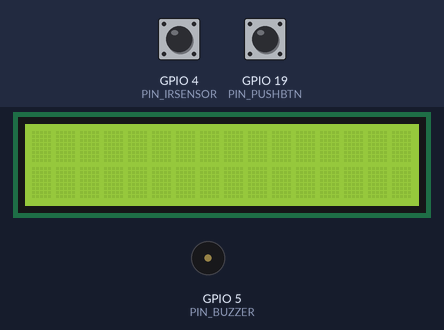
A sketch run on a simulated ESP32. On the bench: 16×2 character LCD, buzzer (waves = sounding, pin HIGH). The inputs (shaded band) are chosen by the test bench; at power-on: GPIO 19 (PIN_PUSHBTN) HIGH, GPIO 4 (PIN_IRSENSOR) HIGH. What the sketch prints to the serial monitor is not drawn.

Above: at 1.2 s.
1.3 s: GPIO 19 (PIN_PUSHBTN) pulled LOW for 0.15 s
At 1.7 s:
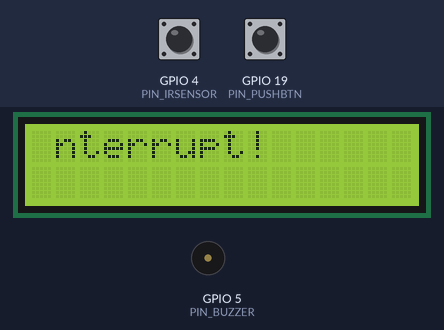
2.9 s: GPIO 4 (PIN_IRSENSOR) pulsed LOW 2 times (0.12 s each, 0.3 s apart)
At 4.2 s:
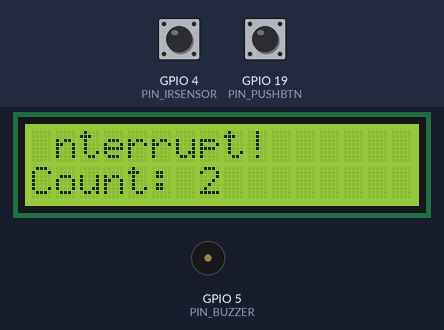
5.0 s: GPIO 19 (PIN_PUSHBTN) pulled LOW for 1 s
At 5.7 s:
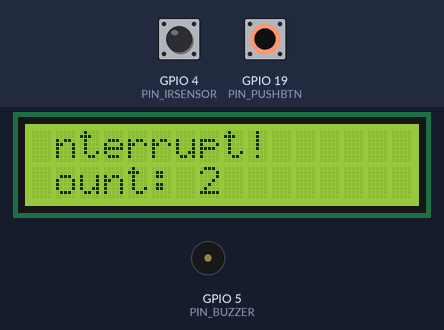
Timing chart, 0 to 8.0 s (numbered marks = the images above; inputs shaded):
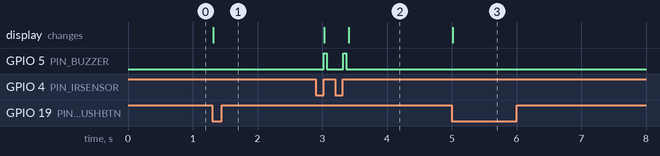

Measured:
- after the input at 1.3 s, the display: changes at once (image 1)
- after the input at 2.9 s, GPIO 5 (PIN_BUZZER): alternates HIGH for 0.05 s and LOW for 0.25 s, 4 changes in all, then stays LOW, starting after 0.12 s; the display: first changes after 0.13 s (image 2 shows a later state)
- after the input at 5.0 s, the display: changes at once (image 3)

The sketch:

sketch_sep3a.ino
```cpp
#include <Wire.h>
#include <LiquidCrystal_I2C.h>

const int PIN_IRSENSOR = 4;
const int PIN_BUZZER = 5;
const int PIN_TOUCH = T7;
const int PIN_PUSHBTN = 19;

const int COUNT_THRHLD = 25;
const int BUZZER_BEEP_DELAY = 50;
const int BUZZER_RPT_COUNT = 25;
const int BUZZER_RPT_DELAY = 100;

LiquidCrystal_I2C lcd(0x27, 16, 2);

void beep_buzzer(int delay = BUZZER_BEEP_DELAY){
digitalWrite(PIN_BUZZER, HIGH);
vTaskDelay(pdMS_TO_TICKS(delay));
digitalWrite(PIN_BUZZER, LOW);
}

void lcd_clear() {
lcd.setCursor(0, 0);
lcd.print(" ");
lcd.setCursor(0, 1);
lcd.print(" ");
}

void lcd_print(int col, int row, const char *buf) {
lcd_clear();
lcd.setCursor(col, row);
lcd.print(buf);
}

void lcd_print_count(int c) {
char buffer[17];
snprintf(buffer, sizeof(buffer), "Count: %d", c);
lcd_print(0, 1, buffer);
}

volatile int count = 0;
volatile bool has_pushbtn_pressed = false;
volatile unsigned long last_time = 0;
volatile unsigned long period = 0;

SemaphoreHandle_t sh_buzzer;
SemaphoreHandle_t sh_pushbtn_intpt;

TaskHandle_t th_ir_sensor_read = NULL;
TaskHandle_t th_pushbtn_intpt = NULL;
TaskHandle_t th_lcd_print_count = NULL;

void IRAM_ATTR itr_handle_pushbtn() {
BaseType_t has_hptw = pdFALSE;
xSemaphoreGiveFromISR(sh_pushbtn_intpt, &has_hptw);
if (has_hptw) portYIELD_FROM_ISR(has_hptw);
}

// void IRAM_ATTR itr_handle_pushbtn() {
// if(!has_pushbtn_pressed) has_pushbtn_pressed = true;
// }

void task_ir_sensor_read(void *p) {
bool prev_state = false;

while(1) {
int ir_value = digitalRead(PIN_IRSENSOR);
bool current_state = (ir_value == LOW);

if(!current_state && prev_state) {
++count;
if(count >= COUNT_THRHLD) count = 0;

unsigned long now = millis();
if (last_time != 0) {
period = 2* (now - last_time);
}
last_time = now;

xTaskCreatePinnedToCore(
task_buzzer_beep,
"Beep",
2048,
NULL, 2, NULL, 1
);
xTaskCreatePinnedToCore(
task_lcd_print_count,
"LCD Print",
2048,
NULL, 2, NULL, 1
);

}

prev_state = current_state;
vTaskDelay(pdMS_TO_TICKS(10));
}
}

void task_buzzer_beep(void *p) {
if (xSemaphoreTake(sh_buzzer, pdMS_TO_TICKS(10)) == pdTRUE) {
Serial.print("Count: ");
Serial.println(count);
beep_buzzer();
xSemaphoreGive(sh_buzzer);
}
vTaskDelete(NULL);
}

// void task_pushbtn_intpt(void *p) {
// while(1) {
// if(has_pushbtn_pressed) {
// count = 0;
// lcd_print(0, 0, "Interrupt!");
// lcd_print(0, 0, " ");
// Serial.println("INTERRUPT!");
// has_pushbtn_pressed = false;
// }
// }
// // if(xSemaphoreTake(sh_pushbtn_intpt, portMAX_DELAY) == pdTRUE) {
// // count = 0;
// // lcd_print(0, 0, "Interrupt!");
// // lcd_print(0, 0, " ");
// // Serial.println("INTERRUPT!");
// // }
// // vTaskDelete(NULL);
// // if(!has_pushbtn_pressed){ vTaskDelay(pdMS_TO_TICKS(20)); continue; }
// }

void task_pushbtn_intpt(void *p) {
while(1)
if(xSemaphoreTake(sh_pushbtn_intpt, portMAX_DELAY) == pdTRUE) {
count = 0;
lcd_print(0, 0, "Interrupt!");
lcd_print(0, 0, " ");
Serial.println("INTERRUPT!");
has_pushbtn_pressed = false;
}
}

void task_lcd_print_count(void *p) {
lcd_print_count(count);
vTaskDelete(NULL);
}

void setup() {
Serial.begin(115200);
Wire.begin(21, 22);

pinMode(PIN_BUZZER, OUTPUT);
pinMode(PIN_IRSENSOR, INPUT);;
pinMode(PIN_PUSHBTN, INPUT_PULLUP);

lcd.init();
lcd.backlight();

sh_buzzer = xSemaphoreCreateMutex();
sh_pushbtn_intpt = xSemaphoreCreateBinary();

attachInterrupt(digitalPinToInterrupt(PIN_PUSHBTN), itr_handle_pushbtn, FALLING);

xTaskCreatePinnedToCore(task_ir_sensor_read, "ir_sensor_read", 2048, NULL, 2, &th_ir_sensor_read, 1);
xTaskCreatePinnedToCore(task_pushbtn_intpt, "pushbtn_intpt", 2048, NULL, 1, &th_pushbtn_intpt, 1);
}

void loop() {}
```
